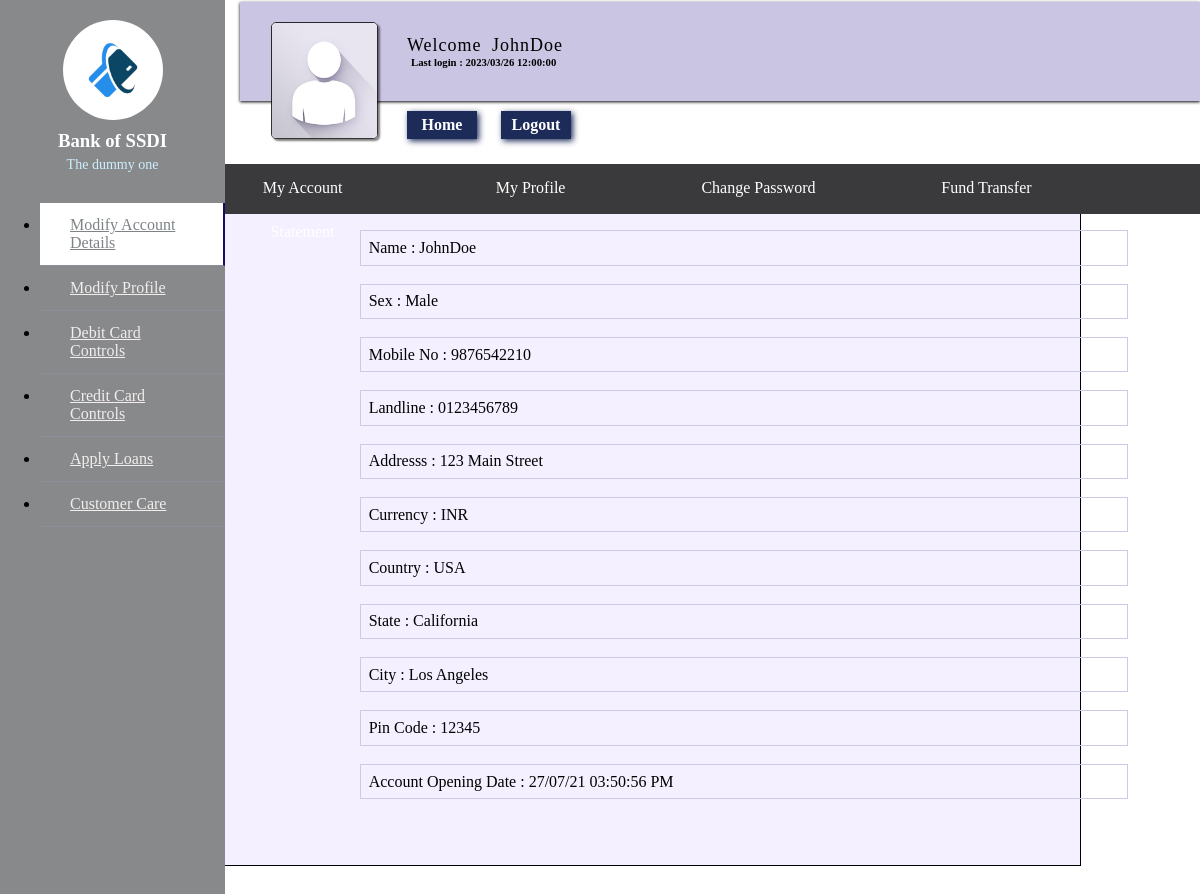
/Code/customer_profile_myprofile.php (signed in), run on the app's committed database.
### tables this page shows
CREATE TABLE `bank_customers` (
  `Id` int(100) NOT NULL,
  `Username` varchar(20) DEFAULT NULL,
  `Password` varchar(15) DEFAULT NULL,
  `Customer_Photo` longblob,
  `Photo_name` varchar(500) DEFAULT NULL,
  `Customer_ID` varchar(20) DEFAULT NULL,
  `Gender` varchar(10) NOT NULL,
  `Landline_no` varchar(10) NOT NULL,
  `Home_Addr` varchar(100) NOT NULL,
  `Office_Addr` varchar(255) NOT NULL,
  `Country` varchar(255) NOT NULL,
  `State` varchar(255) NOT NULL,
  `City` varchar(255) NOT NULL,
  `Pin_code` varchar(255) NOT NULL,
  `Account_no` varchar(20) DEFAULT NULL,
  `Branch` varchar(50) DEFAULT NULL,
  `IFSC_Code` varchar(50) DEFAULT NULL,
  `SSN` varchar(10) DEFAULT NULL,
  `CITIZENSHIP` varchar(50) DEFAULT NULL,
  `Current_Balance` float(100,2) DEFAULT NULL,
  `LastTransaction` int(20) DEFAULT '0',
  `Mobile_no` varchar(20) DEFAULT NULL,
  `Email_ID` varchar(50) DEFAULT 'Nil',
  `Debit_Card_No` varchar(50) DEFAULT NULL,
  `Debit_Card_Pin` int(4) DEFAULT NULL,
  `CVV` int(3) DEFAULT NULL,
  `DOB` varchar(20) DEFAULT NULL,
  `Area_Loc` varchar(255) DEFAULT NULL,
  `Nominee_name` varchar(255) DEFAULT NULL,
  `Nominee_ac_no` varchar(255) DEFAULT NULL,
  `Last_Login` varchar(50) DEFAULT NULL,
  `Ac_Opening_Date` varchar(255) DEFAULT NULL,
  `Account_Status` varchar(10) NOT NULL,
  `Account_type` varchar(20) NOT NULL
);

### Code/customer_profile_myprofile.php (the view, shortened to what this page needs)
<html>
    <head><title>My Profile</title>
    <link rel="stylesheet" type="text/css" href="css/style.css">
</head>
<body>
    <?php
          include 'customer_profile_sidebar.php';
          include 'customer_profile_header.php';
    ?>
          <?php
        $cust_id= $_SESSION['customer_Id'];
        include 'database_conn.php';
        $sql="SELECT * FROM bank_customers where Customer_ID= '$cust_id' ";
		$result = $conn->query($sql);
        $row = $result->fetch_assoc();
?>
<div class="myprofile_container">
    <div class="customer_profile_details">
    <label>Name : <?php echo $row['Username']; ?> </label><br>
    <label>Sex : <?php echo $row['Gender']; ?> </label><br>
    <label>Mobile No : <?php echo $row['Mobile_no']; ?> </label><br>
    <label>Landline : <?php echo $row['Landline_no']; ?> </label><br>
    <label>Addresss : <?php echo $row['Home_Addr']; ?> </label><br>
    <label>Currency : <?php echo 'INR' ; ?> </label><br>
    <label>Country : <?php echo $row['Country']; ?> </label><br>
    <label>State : <?php echo $row['State']; ?> </label><br>
    <label>City : <?php echo $row['City']; ?> </label><br>
    <label>Pin Code : <?php echo $row['Pin_code']; ?> </label><br>
    <label>Account Opening Date : <?php echo $row['Ac_Opening_Date']; ?> </label><br>
</div>
</div>
</html>

### Code/customer_profile_header.php (shortened to what this page needs)
<!DOCTYPE html>
<html>
    <head>
        <link rel="stylesheet" type="text/css" href="css/style.css" />
	</head>
<body id="customer_profile">
	<?php
		include 'database_conn.php';
		$customer_id=$_SESSION['customer_Id'];
		$sql="SELECT * FROM bank_customers WHERE Customer_ID='$customer_id'";
		$result=$conn->query($sql);
		if($result->num_rows > 0)
		$row = $result->fetch_assoc();
	?>
       <div class="head_header">
            <div class="customer_details">
               <a href="customer_profile.php"><img src="images/No_image.jpg" height="115px" width="105px"></a>
				  </div>
             <div class="welcome">
             <label>Welcome <?php echo $_SESSION['Username']; ?></label><h6 class="lstlogin">Last login : <?php echo $row['Last_Login'] ?> </h6>
                  </div>
            <a class="cust_home" href="customer_profile.php"><input type="button" name="home" value="Home" id="home"></a>
            <a class="cust_logout" href="customer_logout.php"><input type="button" name="logout_btn" value="Logout" id="logout"></a>
        </div>
        <div class="profile_nav">
            <ul>
                <a href="customer_profile_myacc.php"><li class="link1">My Account</li></a>
                <a href="customer_profile_myprofile.php"><li class="link2">My Profile</li></a>
                <a href="customer_pass_change.php"><li class="link3">Change Password</li></a>
                <a href="fund_transfer.php"><li class="link4">Fund Transfer</li></a>
                <a href="cust_statement.php"><li class="link5">Statement</li></a>
        </ul>
            </div>
    </body>
</html>

### Code/css/style.css (style rules this page uses)
* { margin: 0px; }
body { font-family: verdana, "Helvetica Neue", Helvetica, Arial, sans-serif; }
body { font-family: verdana, "Helvetica Neue", Helvetica, Arial, sans-serif; margin: 0px; width: 100%; }
* { font-family: verdana; }
.head_header { margin-left:20%; }
.customer_details { margin: 20px 20px; float: right; }
.customer_details img { border: 1px solid rgba(0, 0, 0, 0.8); border-radius: 5px; box-shadow: 2px 2px 2px rgba(0, 0, 0, 0.5); margin-left: 10%; }
.welcome { background-color: #ffffff; padding: 33px; box-shadow: 0px 1px 3px black; color: black; }
.welcome label { padding-top: 12px; padding-bottom: 12px; padding-right: 20px; padding-left: 20px; font-size: 18px; letter-spacing: 1px; word-spacing: 5px; }
.profile_nav { background-color: #3c2c86; height: 50px; display: block; width: 100%; margin-top: 5px; margin-left: 0px; }
.profile_nav ul li { float: left; padding: 10px; list-style: none; margin-top: 5px; margin-left: 8%; border-radius: 5px; color: white; }
.myprofile_container { margin: 2.7% auto; width: 80%; background-color: rgb(244, 240, 255); border: 1px solid black; }
.customer_profile_details { width: 80%; margin-left: 20%; padding: 5%; }
.myprofile_container label { display: block; padding: 1%; border: 1px solid rgb(205, 201, 231); }
body { margin: 0px; }
input { color: rgba(44, 44, 44, 0.9); background-color: white; border: 1px solid white; margin-left: 20px; margin-bottom: 10px; font-size: 16px; font-weight: bold; border-bottom: 2px solid rgba(68, 68, 68, 0.3); padding-bottom: 5px; margin-top: 10px; }
.customer_details { margin: 20px 20px; float: left; }
.welcome { background-color: #c9c5e2; padding: 33px; box-shadow: 0px 1px 3px black; color: black; }
.welcome .lstlogin { margin-left: 138px; }
.profile_nav { float : right; background-color: #3a393b; height: 50px; width: 90%; margin-top: 5px; margin-left: 0px; }
.profile_nav ul li { float: left; padding: 1%; width: 150px; list-style: none; margin-left: 5.5%; color: white; text-align: center; }

### Code/customer_profile_header.php (style rules this page uses)
#home, #logout { background-color:rgba(5, 21, 71,0.9); border:none; padding:5px; width:70px; color:white; cursor:pointer; box-shadow:2px 2px 6px rgba(5, 21, 71,0.9); transition-duration: 0.6s; }

### data on the page
bank_customers: Last_Login "2023/03/26 12:00:00", Username "JohnDoe", Gender "Male", Mobile_no "9876542210", Landline_no "0123456789", Home_Addr "123 Main Street", Country "USA", State "California", City "Los Angeles", Pin_code "12345", Ac_Opening_Date "27/07/21 03:50:56 PM"

### other printed values
$_SESSION['Username'] "JohnDoe"
